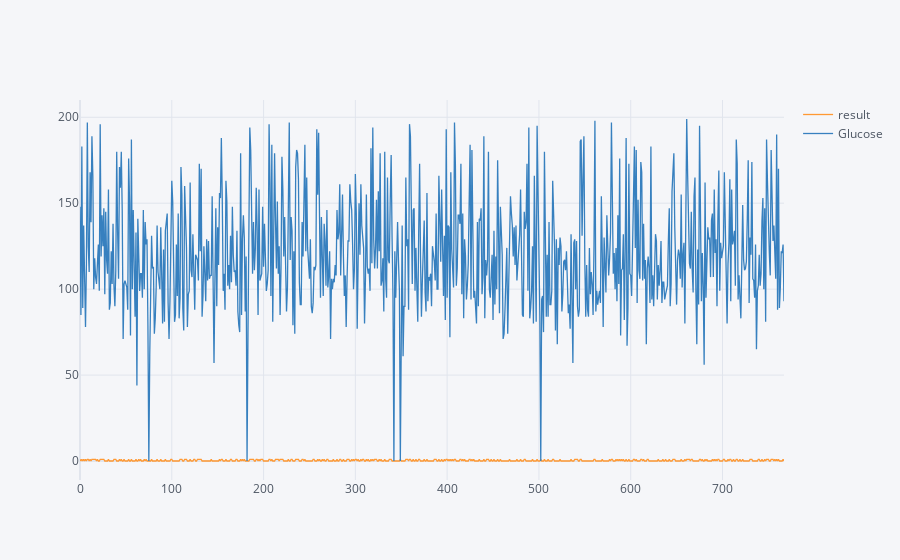

Notebook code for this chart:
### Code cell
#df.iplot(kind='scatter',mode='markers',size=10,labels=df.Outcome)
df[['result','Glucose']].iplot(kind='scatter')

### Figure 1 — Plotly figure (JSON) as saved in the notebook; plotly's stock layout.template omitted (floating-point values rounded to 4 significant figures; data arrays with more than 128 entries replaced by an {"elided": "..."} marker saying what was removed)
{"data": [{"line": {"color": "rgba(255, 153, 51, 1.0)", "dash": "solid", "shape": "linear", "width": 1.3}, "mode": "lines", "name": "result", "text": "", "type": "scatter", "x": {"elided": "768 int values"}, "y": {"elided": "768 int values"}}, {"line": {"color": "rgba(55, 128, 191, 1.0)", "dash": "solid", "shape": "linear", "width": 1.3}, "mode": "lines", "name": "Glucose", "text": "", "type": "scatter", "x": {"elided": "768 int values"}, "y": {"elided": "768 int values"}}], "layout": {"legend": {"bgcolor": "#F5F6F9", "font": {"color": "#4D5663"}}, "paper_bgcolor": "#F5F6F9", "plot_bgcolor": "#F5F6F9", "title": {"font": {"color": "#4D5663"}}, "xaxis": {"gridcolor": "#E1E5ED", "showgrid": true, "tickfont": {"color": "#4D5663"}, "title": {"font": {"color": "#4D5663"}, "text": ""}, "zerolinecolor": "#E1E5ED"}, "yaxis": {"gridcolor": "#E1E5ED", "showgrid": true, "tickfont": {"color": "#4D5663"}, "title": {"font": {"color": "#4D5663"}, "text": ""}, "zerolinecolor": "#E1E5ED"}}}
